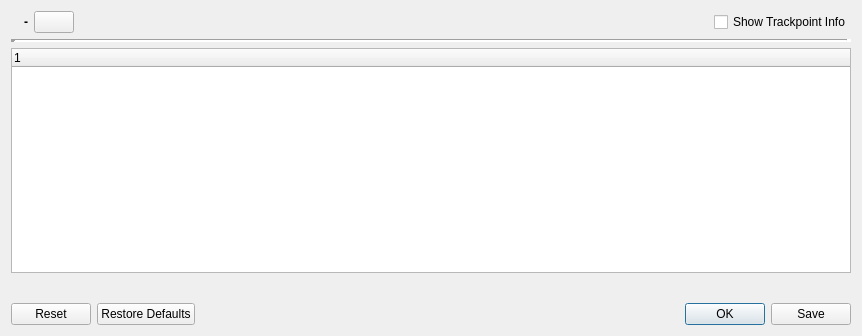
<?xml version="1.0" encoding="UTF-8"?>
<ui version="4.0">
 <class>IFitDataDialog</class>
 <widget class="QDialog" name="IFitDataDialog">
  <property name="geometry">
   <rect>
    <x>0</x>
    <y>0</y>
    <width>862</width>
    <height>336</height>
   </rect>
  </property>
  <property name="windowTitle">
   <string>Show FIT data</string>
  </property>
  <layout class="QGridLayout" name="gridLayout">
   <item row="4" column="0">
    <widget class="QDialogButtonBox" name="buttonBox">
     <property name="toolTip">
      <string/>
     </property>
     <property name="orientation">
      <enum>Qt::Horizontal</enum>
     </property>
     <property name="standardButtons">
      <set>QDialogButtonBox::Ok|QDialogButtonBox::Reset|QDialogButtonBox::RestoreDefaults|QDialogButtonBox::Save</set>
     </property>
    </widget>
   </item>
   <item row="1" column="0">
    <widget class="Line" name="line_3">
     <property name="lineWidth">
      <number>5</number>
     </property>
     <property name="orientation">
      <enum>Qt::Horizontal</enum>
     </property>
    </widget>
   </item>
   <item row="0" column="0">
    <layout class="QHBoxLayout" name="horizontalLayout_2">
     <item>
      <widget class="QLabel" name="labelIcon">
       <property name="toolTip">
        <string/>
       </property>
       <property name="text">
        <string/>
       </property>
       <property name="pixmap">
        <pixmap resource="../../resources.qrc">:/icons/48x48/FitProject.png</pixmap>
       </property>
       <property name="alignment">
        <set>Qt::AlignRight|Qt::AlignTrailing|Qt::AlignVCenter</set>
       </property>
      </widget>
     </item>
     <item>
      <widget class="QLabel" name="label">
       <property name="font">
        <font>
         <weight>75</weight>
         <bold>true</bold>
        </font>
       </property>
       <property name="text">
        <string>-</string>
       </property>
      </widget>
     </item>
     <item>
      <widget class="QPushButton" name="pushHelp">
       <property name="text">
        <string/>
       </property>
       <property name="icon">
        <iconset resource="../../resources.qrc">
         <normaloff>:/icons/32x32/Help.png</normaloff>:/icons/32x32/Help.png</iconset>
       </property>
      </widget>
     </item>
     <item>
      <spacer name="horizontalSpacer">
       <property name="orientation">
        <enum>Qt::Horizontal</enum>
       </property>
       <property name="sizeHint" stdset="0">
        <size>
         <width>40</width>
         <height>20</height>
        </size>
       </property>
      </spacer>
     </item>
     <item>
      <widget class="QCheckBox" name="checkShowTrkptInfo">
       <property name="text">
        <string>Show Trackpoint Info</string>
       </property>
       <property name="icon">
        <iconset resource="../../resources.qrc">
         <normaloff>:/icons/32x32/AddPointInfo.png</normaloff>:/icons/32x32/AddPointInfo.png</iconset>
       </property>
      </widget>
     </item>
    </layout>
   </item>
   <item row="2" column="0">
    <widget class="QTreeWidget" name="treeTable">
     <column>
      <property name="text">
       <string notr="true">1</string>
      </property>
     </column>
    </widget>
   </item>
   <item row="3" column="0">
    <widget class="QWidget" name="widgetHeaderCb" native="true">
     <layout class="QGridLayout" name="gridLayout_2">
      <item row="0" column="0">
       <layout class="QGridLayout" name="gridHeaderCb"/>
      </item>
     </layout>
    </widget>
   </item>
  </layout>
 </widget>
 <tabstops>
  <tabstop>pushHelp</tabstop>
 </tabstops>
 <resources>
  <include location="../../resources.qrc"/>
 </resources>
 <connections/>
</ui>
